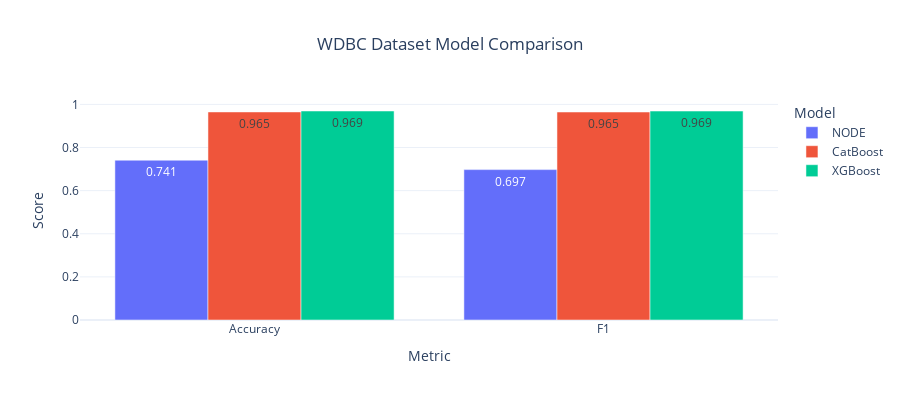

Here is the notebook cell this chart was saved with:
### Code cell
import pandas as pd
import plotly.express as px

results = pd.DataFrame({
    'NODE': node_metrics,
    'CatBoost': cb_metrics,
    'XGBoost': xgb_metrics
}).T.reset_index().rename(columns={'index': 'Model'})

results_melted = results.melt(id_vars="Model", var_name="Metric", value_name="Score")

fig = px.bar(
    results_melted,
    x="Metric",
    y="Score",
    color="Model",
    barmode="group",
    text_auto=".3f",
    title="WDBC Dataset Model Comparison",
    height=400
)

fig.update_layout(
    yaxis_title="Score",
    xaxis_title="Metric",
    title_x=0.5,
    template="plotly_white",
    legend_title="Model"
)

fig.show()

### Figure 1 — Plotly figure (JSON) as saved in the notebook; plotly's stock layout.template omitted (floating-point values rounded to 4 significant figures)
{"data": [{"alignmentgroup": "True", "hovertemplate": "Model=NODE<br>Metric=%{x}<br>Score=%{y}<extra></extra>", "legendgroup": "NODE", "marker": {"color": "#636efa", "pattern": {"shape": ""}}, "name": "NODE", "offsetgroup": "NODE", "orientation": "v", "showlegend": true, "textposition": "auto", "texttemplate": "%{y:.3f}", "type": "bar", "x": ["Accuracy", "F1"], "xaxis": "x", "y": [0.7412, 0.6975], "yaxis": "y"}, {"alignmentgroup": "True", "hovertemplate": "Model=CatBoost<br>Metric=%{x}<br>Score=%{y}<extra></extra>", "legendgroup": "CatBoost", "marker": {"color": "#EF553B", "pattern": {"shape": ""}}, "name": "CatBoost", "offsetgroup": "CatBoost", "orientation": "v", "showlegend": true, "textposition": "auto", "texttemplate": "%{y:.3f}", "type": "bar", "x": ["Accuracy", "F1"], "xaxis": "x", "y": [0.9649, 0.9645], "yaxis": "y"}, {"alignmentgroup": "True", "hovertemplate": "Model=XGBoost<br>Metric=%{x}<br>Score=%{y}<extra></extra>", "legendgroup": "XGBoost", "marker": {"color": "#00cc96", "pattern": {"shape": ""}}, "name": "XGBoost", "offsetgroup": "XGBoost", "orientation": "v", "showlegend": true, "textposition": "auto", "texttemplate": "%{y:.3f}", "type": "bar", "x": ["Accuracy", "F1"], "xaxis": "x", "y": [0.9693, 0.969], "yaxis": "y"}], "layout": {"barmode": "group", "height": 400, "legend": {"title": {"text": "Model"}, "tracegroupgap": 0}, "title": {"text": "WDBC Dataset Model Comparison", "x": 0.5}, "xaxis": {"anchor": "y", "domain": [0, 1], "title": {"text": "Metric"}}, "yaxis": {"anchor": "x", "domain": [0, 1], "title": {"text": "Score"}}}}
